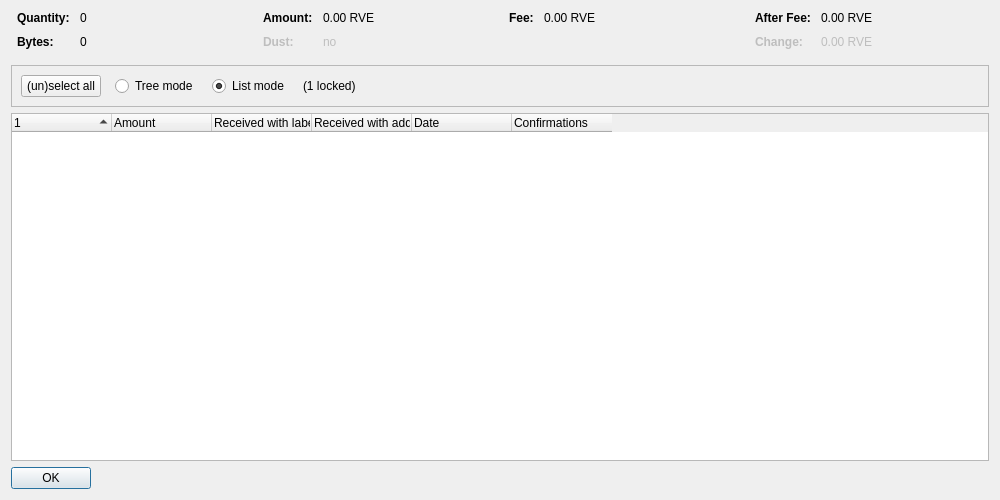
<?xml version="1.0" encoding="UTF-8"?>
<ui version="4.0">
 <class>CoinControlDialog</class>
 <widget class="QDialog" name="CoinControlDialog">
  <property name="geometry">
   <rect>
    <x>0</x>
    <y>0</y>
    <width>1000</width>
    <height>500</height>
   </rect>
  </property>
  <property name="windowTitle">
   <string>Coin Selection</string>
  </property>
  <layout class="QVBoxLayout" name="verticalLayout">
   <item>
    <layout class="QHBoxLayout" name="horizontalLayoutTop" stretch="0,0,0,0">
     <property name="topMargin">
      <number>0</number>
     </property>
     <property name="bottomMargin">
      <number>10</number>
     </property>
     <item>
      <layout class="QFormLayout" name="formLayoutCoinControl1">
       <property name="horizontalSpacing">
        <number>10</number>
       </property>
       <property name="verticalSpacing">
        <number>10</number>
       </property>
       <property name="leftMargin">
        <number>6</number>
       </property>
       <property name="rightMargin">
        <number>6</number>
       </property>
       <item row="0" column="0">
        <widget class="QLabel" name="labelCoinControlQuantityText">
         <property name="font">
          <font>
           <weight>75</weight>
           <bold>true</bold>
          </font>
         </property>
         <property name="text">
          <string>Quantity:</string>
         </property>
        </widget>
       </item>
       <item row="0" column="1">
        <widget class="QLabel" name="labelCoinControlQuantity">
         <property name="cursor">
          <cursorShape>IBeamCursor</cursorShape>
         </property>
         <property name="contextMenuPolicy">
          <enum>Qt::ActionsContextMenu</enum>
         </property>
         <property name="text">
          <string notr="true">0</string>
         </property>
         <property name="textInteractionFlags">
          <set>Qt::LinksAccessibleByMouse|Qt::TextSelectableByKeyboard|Qt::TextSelectableByMouse</set>
         </property>
        </widget>
       </item>
       <item row="1" column="0">
        <widget class="QLabel" name="labelCoinControlBytesText">
         <property name="font">
          <font>
           <weight>75</weight>
           <bold>true</bold>
          </font>
         </property>
         <property name="text">
          <string>Bytes:</string>
         </property>
        </widget>
       </item>
       <item row="1" column="1">
        <widget class="QLabel" name="labelCoinControlBytes">
         <property name="cursor">
          <cursorShape>IBeamCursor</cursorShape>
         </property>
         <property name="contextMenuPolicy">
          <enum>Qt::ActionsContextMenu</enum>
         </property>
         <property name="text">
          <string notr="true">0</string>
         </property>
         <property name="textInteractionFlags">
          <set>Qt::LinksAccessibleByMouse|Qt::TextSelectableByKeyboard|Qt::TextSelectableByMouse</set>
         </property>
        </widget>
       </item>
      </layout>
     </item>
     <item>
      <layout class="QFormLayout" name="formLayoutCoinControl2">
       <property name="horizontalSpacing">
        <number>10</number>
       </property>
       <property name="verticalSpacing">
        <number>10</number>
       </property>
       <property name="leftMargin">
        <number>6</number>
       </property>
       <property name="rightMargin">
        <number>6</number>
       </property>
       <item row="0" column="0">
        <widget class="QLabel" name="labelCoinControlAmountText">
         <property name="font">
          <font>
           <weight>75</weight>
           <bold>true</bold>
          </font>
         </property>
         <property name="text">
          <string>Amount:</string>
         </property>
        </widget>
       </item>
       <item row="0" column="1">
        <widget class="QLabel" name="labelCoinControlAmount">
         <property name="cursor">
          <cursorShape>IBeamCursor</cursorShape>
         </property>
         <property name="contextMenuPolicy">
          <enum>Qt::ActionsContextMenu</enum>
         </property>
         <property name="text">
          <string notr="true">0.00 RVE</string>
         </property>
         <property name="textInteractionFlags">
          <set>Qt::LinksAccessibleByMouse|Qt::TextSelectableByKeyboard|Qt::TextSelectableByMouse</set>
         </property>
        </widget>
       </item>
       <item row="1" column="0">
        <widget class="QLabel" name="labelCoinControlLowOutputText">
         <property name="enabled">
          <bool>false</bool>
         </property>
         <property name="font">
          <font>
           <weight>75</weight>
           <bold>true</bold>
          </font>
         </property>
         <property name="text">
          <string>Dust:</string>
         </property>
        </widget>
       </item>
       <item row="1" column="1">
        <widget class="QLabel" name="labelCoinControlLowOutput">
         <property name="enabled">
          <bool>false</bool>
         </property>
         <property name="cursor">
          <cursorShape>IBeamCursor</cursorShape>
         </property>
         <property name="contextMenuPolicy">
          <enum>Qt::ActionsContextMenu</enum>
         </property>
         <property name="text">
          <string notr="true">no</string>
         </property>
         <property name="textInteractionFlags">
          <set>Qt::LinksAccessibleByMouse|Qt::TextSelectableByKeyboard|Qt::TextSelectableByMouse</set>
         </property>
        </widget>
       </item>
      </layout>
     </item>
     <item>
      <layout class="QFormLayout" name="formLayoutCoinControl3">
       <property name="horizontalSpacing">
        <number>10</number>
       </property>
       <property name="verticalSpacing">
        <number>10</number>
       </property>
       <property name="leftMargin">
        <number>6</number>
       </property>
       <property name="rightMargin">
        <number>6</number>
       </property>
       <item row="0" column="0">
        <widget class="QLabel" name="labelCoinControlFeeText">
         <property name="font">
          <font>
           <weight>75</weight>
           <bold>true</bold>
          </font>
         </property>
         <property name="text">
          <string>Fee:</string>
         </property>
        </widget>
       </item>
       <item row="0" column="1">
        <widget class="QLabel" name="labelCoinControlFee">
         <property name="cursor">
          <cursorShape>IBeamCursor</cursorShape>
         </property>
         <property name="contextMenuPolicy">
          <enum>Qt::ActionsContextMenu</enum>
         </property>
         <property name="text">
          <string notr="true">0.00 RVE</string>
         </property>
         <property name="textInteractionFlags">
          <set>Qt::LinksAccessibleByMouse|Qt::TextSelectableByKeyboard|Qt::TextSelectableByMouse</set>
         </property>
        </widget>
       </item>
      </layout>
     </item>
     <item>
      <layout class="QFormLayout" name="formLayoutCoinControl4">
       <property name="horizontalSpacing">
        <number>10</number>
       </property>
       <property name="verticalSpacing">
        <number>10</number>
       </property>
       <property name="leftMargin">
        <number>6</number>
       </property>
       <property name="rightMargin">
        <number>6</number>
       </property>
       <item row="0" column="0">
        <widget class="QLabel" name="labelCoinControlAfterFeeText">
         <property name="font">
          <font>
           <weight>75</weight>
           <bold>true</bold>
          </font>
         </property>
         <property name="text">
          <string>After Fee:</string>
         </property>
        </widget>
       </item>
       <item row="0" column="1">
        <widget class="QLabel" name="labelCoinControlAfterFee">
         <property name="cursor">
          <cursorShape>IBeamCursor</cursorShape>
         </property>
         <property name="contextMenuPolicy">
          <enum>Qt::ActionsContextMenu</enum>
         </property>
         <property name="text">
          <string notr="true">0.00 RVE</string>
         </property>
         <property name="textInteractionFlags">
          <set>Qt::LinksAccessibleByMouse|Qt::TextSelectableByKeyboard|Qt::TextSelectableByMouse</set>
         </property>
        </widget>
       </item>
       <item row="1" column="0">
        <widget class="QLabel" name="labelCoinControlChangeText">
         <property name="enabled">
          <bool>false</bool>
         </property>
         <property name="font">
          <font>
           <weight>75</weight>
           <bold>true</bold>
          </font>
         </property>
         <property name="text">
          <string>Change:</string>
         </property>
        </widget>
       </item>
       <item row="1" column="1">
        <widget class="QLabel" name="labelCoinControlChange">
         <property name="enabled">
          <bool>false</bool>
         </property>
         <property name="cursor">
          <cursorShape>IBeamCursor</cursorShape>
         </property>
         <property name="contextMenuPolicy">
          <enum>Qt::ActionsContextMenu</enum>
         </property>
         <property name="text">
          <string notr="true">0.00 RVE</string>
         </property>
         <property name="textInteractionFlags">
          <set>Qt::LinksAccessibleByMouse|Qt::TextSelectableByKeyboard|Qt::TextSelectableByMouse</set>
         </property>
        </widget>
       </item>
      </layout>
     </item>
    </layout>
   </item>
   <item>
    <widget class="QFrame" name="frame">
     <property name="minimumSize">
      <size>
       <width>0</width>
       <height>40</height>
      </size>
     </property>
     <property name="frameShape">
      <enum>QFrame::StyledPanel</enum>
     </property>
     <property name="frameShadow">
      <enum>QFrame::Sunken</enum>
     </property>
     <layout class="QHBoxLayout" name="horizontalLayout">
      <item>
       <layout class="QHBoxLayout" name="horizontalLayoutPanel" stretch="0,0,0,0,0">
        <property name="spacing">
         <number>14</number>
        </property>
        <item>
         <widget class="QPushButton" name="pushButtonSelectAll">
          <property name="sizePolicy">
           <sizepolicy hsizetype="Maximum" vsizetype="Fixed">
            <horstretch>0</horstretch>
            <verstretch>0</verstretch>
           </sizepolicy>
          </property>
          <property name="text">
           <string>(un)select all</string>
          </property>
          <property name="autoDefault">
           <bool>false</bool>
          </property>
         </widget>
        </item>
        <item>
         <widget class="QRadioButton" name="radioTreeMode">
          <property name="sizePolicy">
           <sizepolicy hsizetype="Maximum" vsizetype="Fixed">
            <horstretch>0</horstretch>
            <verstretch>0</verstretch>
           </sizepolicy>
          </property>
          <property name="text">
           <string>Tree mode</string>
          </property>
         </widget>
        </item>
        <item>
         <widget class="QRadioButton" name="radioListMode">
          <property name="sizePolicy">
           <sizepolicy hsizetype="Maximum" vsizetype="Fixed">
            <horstretch>0</horstretch>
            <verstretch>0</verstretch>
           </sizepolicy>
          </property>
          <property name="text">
           <string>List mode</string>
          </property>
          <property name="checked">
           <bool>true</bool>
          </property>
         </widget>
        </item>
        <item>
         <widget class="QLabel" name="labelLocked">
          <property name="text">
           <string notr="true">(1 locked)</string>
          </property>
         </widget>
        </item>
        <item>
         <spacer name="horizontalSpacer">
          <property name="orientation">
           <enum>Qt::Horizontal</enum>
          </property>
          <property name="sizeHint" stdset="0">
           <size>
            <width>40</width>
            <height>20</height>
           </size>
          </property>
         </spacer>
        </item>
       </layout>
      </item>
     </layout>
    </widget>
   </item>
   <item>
    <widget class="CoinControlTreeWidget" name="treeWidget">
     <property name="contextMenuPolicy">
      <enum>Qt::CustomContextMenu</enum>
     </property>
     <property name="sortingEnabled">
      <bool>false</bool>
     </property>
     <property name="columnCount">
      <number>6</number>
     </property>
     <attribute name="headerShowSortIndicator" stdset="0">
      <bool>true</bool>
     </attribute>
     <attribute name="headerStretchLastSection">
      <bool>false</bool>
     </attribute>
     <column>
      <property name="text">
       <string/>
      </property>
     </column>
     <column>
      <property name="text">
       <string>Amount</string>
      </property>
     </column>
     <column>
      <property name="text">
       <string>Received with label</string>
      </property>
     </column>
     <column>
      <property name="text">
       <string>Received with address</string>
      </property>
     </column>
     <column>
      <property name="text">
       <string>Date</string>
      </property>
     </column>
     <column>
      <property name="text">
       <string>Confirmations</string>
      </property>
      <property name="toolTip">
       <string>Confirmed</string>
      </property>
     </column>
     <column>
      <property name="text">
       <string/>
      </property>
     </column>
     <column>
      <property name="text">
       <string/>
      </property>
     </column>
     <column>
      <property name="text">
       <string/>
      </property>
     </column>
     <column>
      <property name="text">
       <string/>
      </property>
     </column>
    </widget>
   </item>
   <item>
    <widget class="QDialogButtonBox" name="buttonBox">
     <property name="sizePolicy">
      <sizepolicy hsizetype="Maximum" vsizetype="Fixed">
       <horstretch>0</horstretch>
       <verstretch>0</verstretch>
      </sizepolicy>
     </property>
     <property name="orientation">
      <enum>Qt::Horizontal</enum>
     </property>
     <property name="standardButtons">
      <set>QDialogButtonBox::Ok</set>
     </property>
    </widget>
   </item>
  </layout>
 </widget>
 <customwidgets>
  <customwidget>
   <class>CoinControlTreeWidget</class>
   <extends>QTreeWidget</extends>
   <header>qt/coincontroltreewidget.h</header>
  </customwidget>
 </customwidgets>
 <resources/>
 <connections/>
</ui>
